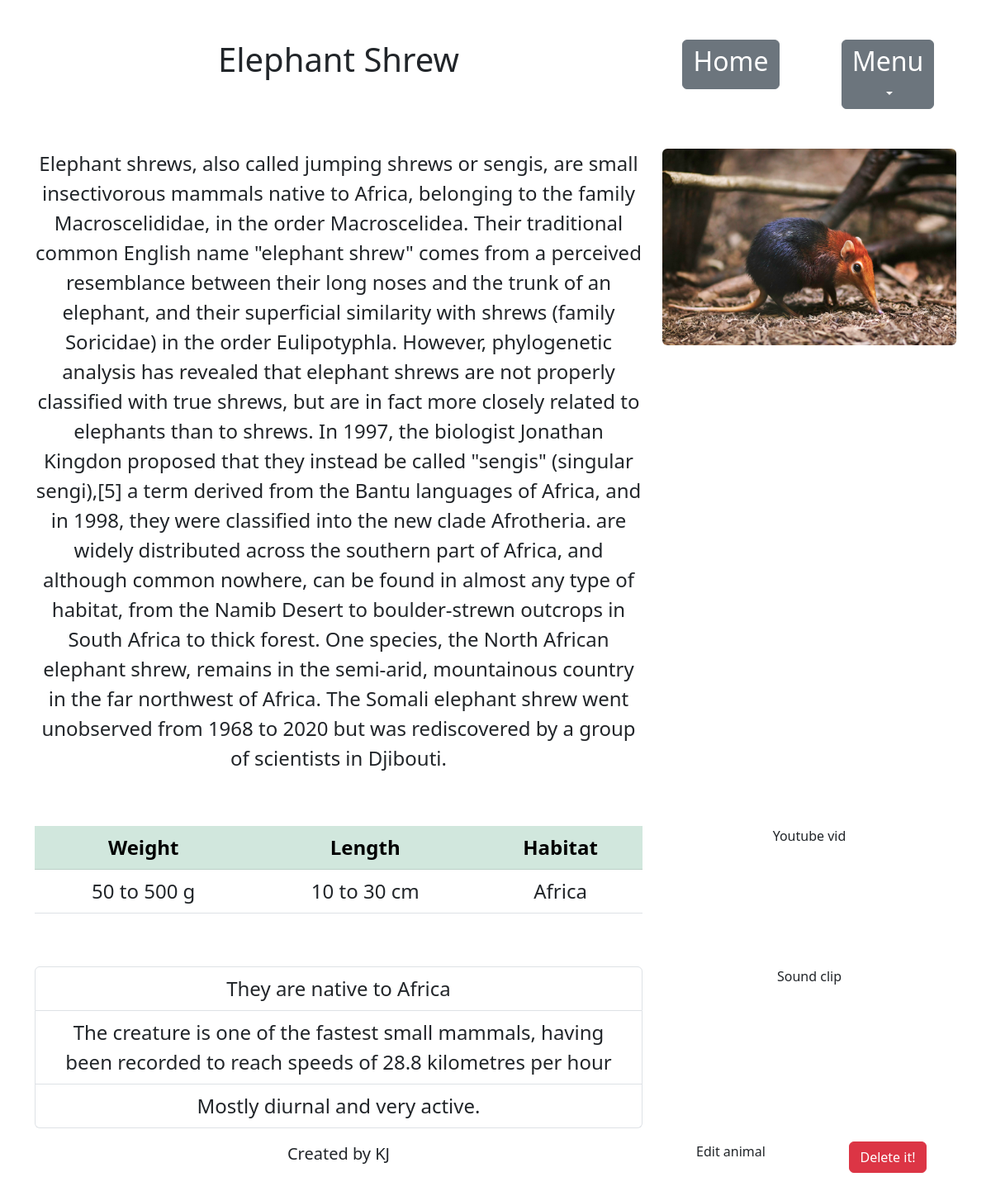
Screenshot of /animal/4/ with the database file from the repository.
### archives/models.py (models this page shows)
class Animal(models.Model):
    SHORT_TXT = 128
    TXT = 256
    animal_name = models.CharField(
        blank=False,
        null=False,
        max_length=SHORT_TXT
    )
    animal_description = models.TextField(
        blank=False,
        null=False,
        max_length=2560
    )
    animal_weight = models.CharField(
        blank=False,
        null=False,
        max_length=SHORT_TXT
    )
    animal_length = models.CharField(blank=False, null=False, max_length=SHORT_TXT)
    animal_habitat = models.CharField(blank=False, null=False, max_length=SHORT_TXT)
    animal_fact1 = models.CharField(blank=True, null=True, max_length=TXT)
    animal_fact2 = models.CharField(blank=True, null=True, max_length=TXT)
    animal_fact3 = models.CharField(blank=True, null=True, max_length=TXT)
    animal_sound = models.CharField(blank=True, null=True, max_length=SHORT_TXT)
    animal_image1 = models.ImageField(blank=True, null=True, upload_to='')

### archives/views.py (the view)
# urls.py: path('animal/<int:animal_id>/', get_animal, name='get-animal'),
def get_animal(request, animal_id):
    try:
        animal = Animal.objects.get(id=animal_id)
    except Animal.DoesNotExist:
        raise Http404('Lost, ehh?')
    context = {
        'animal': animal
    }
    return render(request, 'animal.html', context)

### archives/templates/animal.html (shortened to what this page needs)
<!DOCTYPE html>
<html lang="en">
<head>
    <link rel="stylesheet/text" href="static/styles/style.css" type="text/css">
    <link href="https://cdn.jsdelivr.net/npm/bootstrap@5.3.0-alpha3/dist/css/bootstrap.min.css" rel="stylesheet"
>
</head>
<body>
<div class="container text-center">
    <div class="row mb-5 mt-5">
        <div class="col-8">
            <h1>{{ animal.animal_name }}</h1>
        </div>
        <div class="col-2">
            <a href="{% url 'all-animals' %}" class="btn btn-secondary"><h2>Home</h2></a>
        </div>
        <div class="col-2">
            <div class="dropdown pointer">
                <a class="btn btn-secondary dropdown-toggle" role="button" id="dropdownMenuLink"
                   data-bs-toggle="dropdown" aria-expanded="false">
                    <h2>Menu</h2>
                </a>
            </div>
        </div>
    </div>
</div>
<div class="container text-center mb-3">
    <div class="row mb-5">
        <div class="col-8">
            <p class="fs-4">{{ animal.animal_description }}</p>
        </div>
        <div class="col-4">
            <img class="card-img-top rounded" src="{{ animal.animal_image1.url }}" alt="{{ animal.animal_name }}">
        </div>
    </div>
    <div class="row mb-5">
        <div class="col-8">
            <table class="table fs-4">
                <thead>
                <tr class="table-success">
                    <th scope="col">Weight</th>
                    <th scope="col">Length</th>
                    <th scope="col">Habitat</th>
                </tr>
                </thead>
                <tbody>
                <tr>
                    <td>{{ animal.animal_weight }}</td>
                    <td>{{ animal.animal_length }}</td>
                    <td>{{ animal.animal_habitat }}</td>
                </tr>
                </tbody>
            </table>
        </div>
        <div class="col-4">
            Youtube vid
        </div>
    </div>
    <div class="row">
        <div class="col-8 fs-4">
            <ul class="list-group radiolist align-right">
                {% if animal.animal_fact1 %}
                    <li class="list-group-item">{{ animal.animal_fact1 }}</li>
                {% endif %}
                {% if animal.animal_fact2 %}
                    <li class="list-group-item">{{ animal.animal_fact2 }}</li>
                {% endif %}
                {% if animal.animal_fact3 %}
                    <li class="list-group-item">{{ animal.animal_fact3 }}</li>
                {% endif %}
            </ul>
        </div>
        <div class="col-4">
            Sound clip
        </div>
    </div>
</div>
<div class="container text-center">
    <div class="row mb-5">
        <div class="col-8 fs-5">
            Created by KJ
        </div>
        <div class="col-2">
            Edit animal
        </div>
        <div class="col-2">
            <form method="post" id="delete-animal">
                <button type="submit" class="btn btn-danger" form="delete-animal">Delete it!</button>
            </form>
        </div>
    </div>
</div>
</body>
</html>

### rows the page displays
Animal: animal_name "Elephant Shrew", animal_description "Elephant shrews, also called jumping shrews or sengis, are small insectivorous mammals native to Africa, belonging to the family Macroscelididae, in the order Macroscelidea. Their traditional common English name \"elephant shrew\" comes from a perceived resemblance between their long noses and the trunk of an elephant, and their superficial similarity with shrews (family Soricidae) in the order Eulipotyphla. However, phylogenetic analysis has revealed that elephant shrews are not properly classified with true shrews, but are in fact more closely related to elephants than to shrews. In 1997, the biologist Jonathan Kingdon proposed that they instead be called \"sengis\" (singular sengi),[5] a…", animal_image1 (picture), animal_weight "50 to 500 g", animal_length "10 to 30 cm", animal_habitat "Africa", animal_fact1 "They are native to Africa", animal_fact2 "The creature is one of the fastest small mammals, having been recorded to reach speeds of 28.8 kilometres per hour", animal_fact3 "Mostly diurnal and very active."
